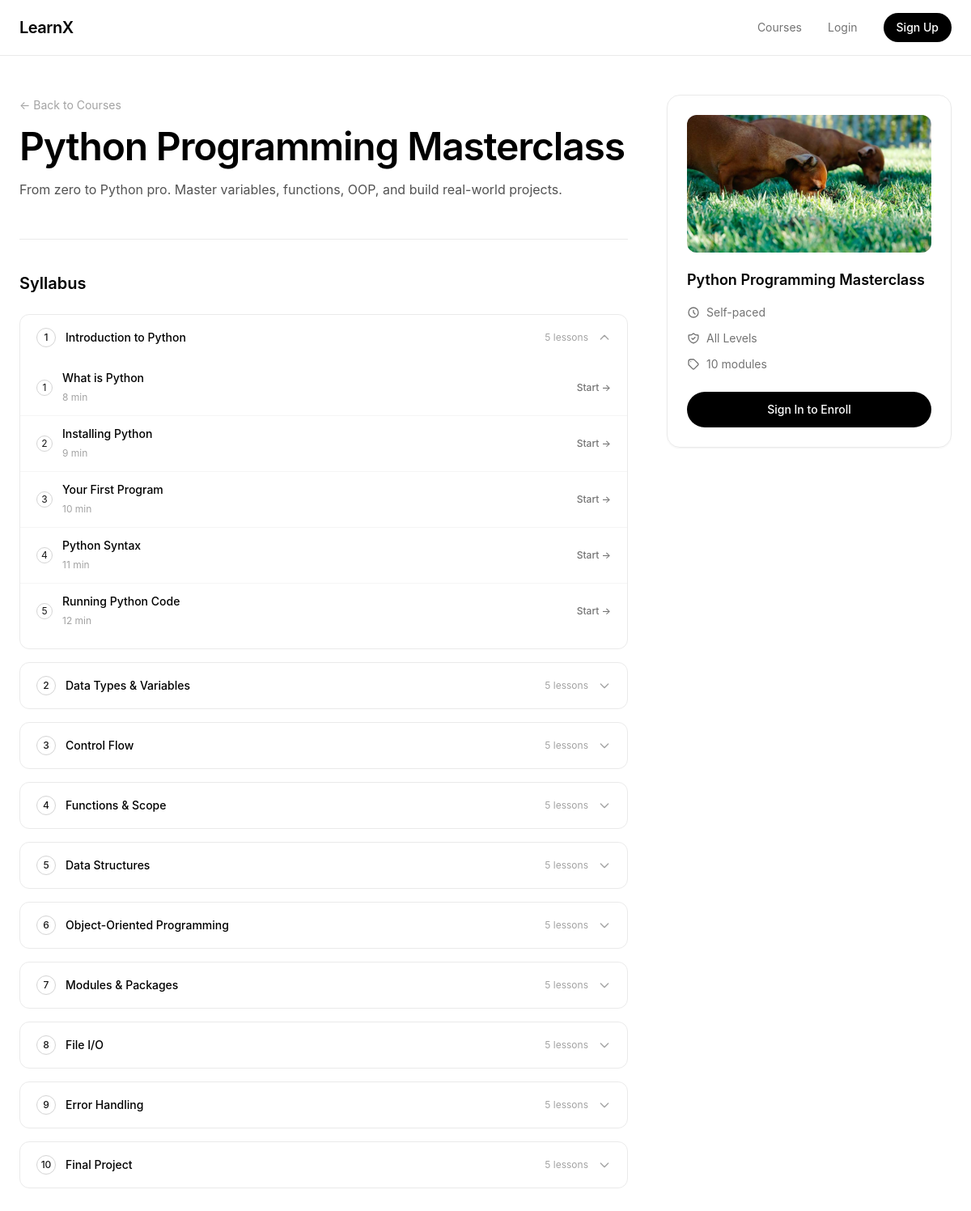
The page /courses/1/ on the database its author committed.
### courses/models.py (models this page shows, shortened)
class Course(models.Model):
    title=models.CharField(max_length=50)
    thumbnail=models.ImageField(upload_to="thumbnails/")
    description=models.TextField()
    is_active=models.BooleanField(default=True)
    created_at=models.DateField(auto_now_add=True)

class Module(models.Model):
    course = models.ForeignKey(Course, on_delete=models.CASCADE, related_name="modules")
    title = models.CharField(max_length=200)
    order = models.IntegerField(default=0)
    class Meta:
        ordering = ['order']

class Lesson(models.Model):
    course=models.ForeignKey(Course,on_delete=models.CASCADE,related_name="lessons")
    module=models.ForeignKey(Module,on_delete=models.CASCADE,related_name="lessons",null=True,blank=True)
    title=models.CharField(max_length=50)
    description=models.TextField()
    youtube_url=models.URLField()
    order=models.IntegerField(default=0)
    duration_minutes = models.IntegerField(default=10)
    class Meta:
        ordering=['order']

### courses/views.py (the view, shortened to what this page needs)
# urls.py: path('<int:pk>/', views.course_detail_view, name='course-detail'),
def course_detail_view(request, pk):
    course = get_object_or_404(Course, id=pk)
    modules = course.modules.prefetch_related('lessons').all()
    is_enrolled = False
    completed_lesson_ids = set()
    first_lesson_url = None
    locked_module_ids = set()
    first_lesson = Lesson.objects.filter(course=course).first()
    if first_lesson:
        first_lesson_url = f'/courses/lessons/{first_lesson.id}/'
    return render(request, 'courses/course_detail.html', {
        'course': course,
        'modules': modules,
        'is_enrolled': is_enrolled,
        'completed_lesson_ids': completed_lesson_ids,
        'first_lesson_url': first_lesson_url,
        'locked_module_ids': locked_module_ids,
    })

### courses/templatetags/course_extras.py (called while the page is built)
@register.filter
def in_list(value, arg):
    return value in arg

### courses/templates/courses/course_detail.html (shortened to what this page needs)
{% extends 'base.html' %}
{% load static %}
{% load course_extras %}
{% block content %}
<section class="max-w-7xl mx-auto px-6 py-12">
    <div class="grid grid-cols-1 lg:grid-cols-3 gap-12">
        <div class="lg:col-span-2">
            <a href="{% url 'course-list' %}" class="text-sm text-neutral-400 hover:text-neutral-600 transition-colors">&larr; Back to Courses</a>
            <h1 class="mt-4 text-4xl md:text-5xl font-semibold tracking-tight text-black">{{ course.title }}</h1>
            <p class="mt-4 text-neutral-600 leading-relaxed">{{ course.description }}</p>
            <div class="mt-12 border-t border-neutral-200/80 pt-10">
                <h2 class="text-xl font-semibold text-black mb-6">Syllabus</h2>
                <div class="space-y-4">
                    {% for module in modules %}
                    {% with is_locked=module.id|in_list:locked_module_ids %}
                    <details class="group border border-neutral-200/80 rounded-xl overflow-hidden" {% if forloop.first %}open{% endif %}>
                        <summary class="flex items-center justify-between px-5 py-4 cursor-pointer list-none hover:bg-neutral-50 transition-colors">
                            <div class="flex items-center gap-3">
                                <span class="w-6 h-6 rounded-full border flex items-center justify-center flex-shrink-0 {% if is_locked %}border-neutral-200 bg-neutral-100{% else %}border-neutral-300{% endif %} text-xs font-medium {% if is_locked %}text-neutral-300{% endif %}">
                                    {% if is_locked %}
                                    <svg class="w-3.5 h-3.5" fill="none" stroke="currentColor" viewBox="0 0 24 24"><path stroke-linecap="round" stroke-linejoin="round" stroke-width="2" d="M12 15v2m-6 4h12a2 2 0 002-2v-6a2 2 0 00-2-2H6a2 2 0 00-2 2v6a2 2 0 002 2zm10-10V7a4 4 0 00-8 0v4h8z"/></svg>
                                    {% else %}
                                    {{ forloop.counter }}
                                    {% endif %}
                                </span>
                                <span class="font-medium text-sm {% if is_locked %}text-neutral-300{% else %}text-black{% endif %}">{{ module.title }}</span>
                            </div>
                            <div class="flex items-center gap-3">
                                <span class="text-xs text-neutral-400">{{ module.lessons.count }} lessons</span>
                                <svg class="w-4 h-4 text-neutral-400 group-open:rotate-180 transition-transform" fill="none" stroke="currentColor" viewBox="0 0 24 24">
                                    <path stroke-linecap="round" stroke-linejoin="round" stroke-width="2" d="M19 9l-7 7-7-7"/>
                                </svg>
                            </div>
                        </summary>
                        <div class="pb-3">
                            {% for lesson in module.lessons.all %}
                            <div class="flex items-center justify-between px-5 py-3 {% if not forloop.last %}border-b border-neutral-100{% endif %} {% if not is_locked %}hover:bg-neutral-50 transition-colors{% endif %}">
                                <div class="flex items-center gap-3 min-w-0 flex-1">
                                    <span class="w-5 h-5 rounded-full border flex items-center justify-center flex-shrink-0 {% if lesson.id in completed_lesson_ids %}bg-black border-black text-white{% elif is_locked %}border-neutral-100 bg-neutral-50{% else %}border-neutral-300{% endif %}">
                                        {% if lesson.id in completed_lesson_ids %}
                                        <svg class="w-3 h-3" fill="none" stroke="currentColor" viewBox="0 0 24 24"><path stroke-linecap="round" stroke-linejoin="round" stroke-width="2.5" d="M5 13l4 4L19 7"/></svg>
                                        {% elif is_locked %}
                                        <svg class="w-3 h-3 text-neutral-300" fill="none" stroke="currentColor" viewBox="0 0 24 24"><path stroke-linecap="round" stroke-linejoin="round" stroke-width="2" d="M12 15v2m-6 4h12a2 2 0 002-2v-6a2 2 0 00-2-2H6a2 2 0 00-2 2v6a2 2 0 002 2zm10-10V7a4 4 0 00-8 0v4h8z"/></svg>
                                        {% else %}
                                        <span class="text-xs">{{ forloop.counter }}</span>
                                        {% endif %}
                                    </span>
                                    <div class="min-w-0">
                                        <span class="text-sm font-medium {% if is_locked %}text-neutral-300{% else %}text-black{% endif %} truncate block">{{ lesson.title }}</span>
                                        <span class="text-xs text-neutral-400">{{ lesson.duration_minutes }} min</span>
                                    </div>
                                </div>
                                {% if is_locked %}
                                <span class="text-xs font-medium text-neutral-300 flex-shrink-0 ml-4">Locked</span>
                                {% else %}
                                <a href="{% url 'lesson-detail' lesson.id %}" class="text-xs font-medium text-neutral-500 hover:text-black transition-colors flex-shrink-0 ml-4">
                                    {% if lesson.id in completed_lesson_ids %}Review{% else %}Start{% endif %} &rarr;
                                </a>
                                {% endif %}
                            </div>
                            {% endfor %}
                        </div>
                    </details>
                    {% endwith %}
                    {% empty %}
                    <p class="text-neutral-400 text-sm">No modules listed yet.</p>
                    {% endfor %}
                </div>
            </div>
        </div>
        <div class="lg:col-span-1">
            <div id="enroll-card" class="sticky top-24 border border-neutral-200/80 rounded-2xl p-6 shadow-sm">
                {% if course.thumbnail %}
                <img src="{{ course.thumbnail.url }}" alt="{{ course.title }}" class="w-full aspect-video object-cover rounded-xl mb-5 bg-neutral-100">
                {% endif %}
                <h3 class="text-lg font-semibold text-black">{{ course.title }}</h3>
                <div class="mt-4 space-y-3 text-sm text-neutral-500">
                    <div class="flex items-center gap-2">
                        <svg class="w-4 h-4" fill="none" stroke="currentColor" viewBox="0 0 24 24"><path stroke-linecap="round" stroke-linejoin="round" stroke-width="2" d="M12 8v4l3 3m6-3a9 9 0 11-18 0 9 9 0 0118 0z"/></svg>
                        <span>Self-paced</span>
                    </div>
                    <div class="flex items-center gap-2">
                        <span>All Levels</span>
                    </div>
                    <div class="flex items-center gap-2">
                        <svg class="w-4 h-4" fill="none" stroke="currentColor" viewBox="0 0 24 24"><path stroke-linecap="round" stroke-linejoin="round" stroke-width="2" d="M7 7h.01M7 3h5c.512 0 1.024.195 1.414.586l7 7a2 2 0 010 2.828l-7 7a2 2 0 01-2.828 0l-7-7A1.994 1.994 0 013 12V7a4 4 0 014-4z"/></svg>
                        <span>{{ modules|length }} module{{ modules|length|pluralize }}</span>
                    </div>
                </div>
                <div id="enroll-btn-container">
                {% if user.is_authenticated %}
                    {% include 'courses/partials/enroll_button.html' with is_enrolled=is_enrolled course=course first_lesson_url=first_lesson_url %}
                {% else %}
                    <a href="{% url 'login' %}" class="mt-6 block w-full py-3 rounded-full bg-black text-white text-sm font-medium hover:bg-neutral-800 transition-colors text-center">
                        Sign In to Enroll
                    </a>
                {% endif %}
                </div>
            </div>
        </div>
    </div>
</section>
{% endblock %}

### courses/templates/base.html (shortened to what this page needs)
<!DOCTYPE html>
<html lang="en">
<head>
    <script src="https://cdn.tailwindcss.com"></script>
</head>
<body class="bg-white text-neutral-900 antialiased selection:bg-neutral-900 selection:text-white">
    <header class="glass sticky top-0 z-50 border-b border-neutral-200/80">
        <nav class="max-w-7xl mx-auto px-6 py-4 flex items-center justify-between">
            <a href="{% url 'home' %}" class="text-xl font-semibold tracking-tight text-black">LearnX</a>
            <div class="hidden md:flex items-center gap-8 text-sm text-neutral-500">
                <a href="{% url 'course-list' %}" class="hover:text-black transition-colors">Courses</a>
                {% if user.is_authenticated %}
                    <a href="{% url 'dashboard' %}" class="hover:text-black transition-colors">Dashboard</a>
                    <a href="{% url 'profile' %}" class="hover:text-black transition-colors">Profile</a>
                    <span class="text-neutral-400 text-xs">{{ user.username }}</span>
                    <a href="{% url 'logout' %}" class="hover:text-black transition-colors">Logout</a>
                {% else %}
                    <a href="{% url 'login' %}" class="hover:text-black transition-colors">Login</a>
                    <a href="{% url 'signup' %}" class="px-4 py-2 rounded-full bg-black text-white text-sm font-medium hover:bg-neutral-800 transition-colors">Sign Up</a>
                {% endif %}
            </div>
        </nav>
    </header>
    <main class="min-h-screen">
        {% block content %}{% endblock %}
    </main>
</body>
</html>

### courses/templates/base.html (style rules this page uses)
body { font-family: -apple-system, BlinkMacSystemFont, "SF Pro Display", "SF Pro Text", "Helvetica Neue", sans-serif; }
.glass { background: rgba(255, 255, 255, 0.85); backdrop-filter: blur(12px); -webkit-backdrop-filter: blur(12px); }

### rows shown on the page
Course: title "Python Programming Masterclass", description "From zero to Python pro. Master variables, functions, OOP, and build real-world projects.", thumbnail (picture)
Module: title "Introduction to Python", lessons.count "5"
Lesson: title "What is Python", duration_minutes "8", shows "Start"
Lesson: title "Installing Python", duration_minutes "9", shows "Start"
Lesson: title "Your First Program", duration_minutes "10", shows "Start"
Lesson: title "Python Syntax", duration_minutes "11", shows "Start"
Lesson: title "Running Python Code", duration_minutes "12", shows "Start"
Module: title "Data Types & Variables", lessons.count "5"
Module: title "Control Flow", lessons.count "5"
Module: title "Functions & Scope", lessons.count "5"
Module: title "Data Structures", lessons.count "5"
Module: title "Object-Oriented Programming", lessons.count "5"
Module: title "Modules & Packages", lessons.count "5"
Module: title "File I/O", lessons.count "5"
Module: title "Error Handling", lessons.count "5"
Module: title "Final Project", lessons.count "5"

### other values the page prints
{{ modules|length }} "10"
